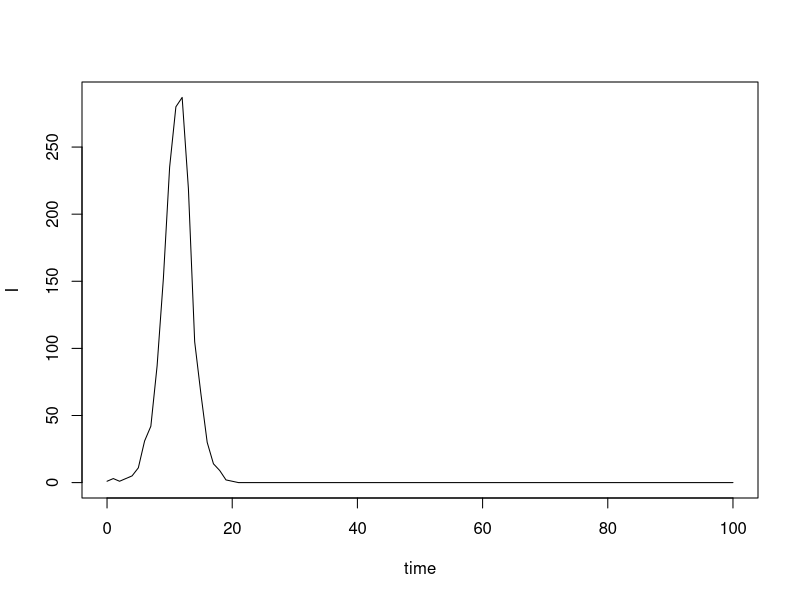
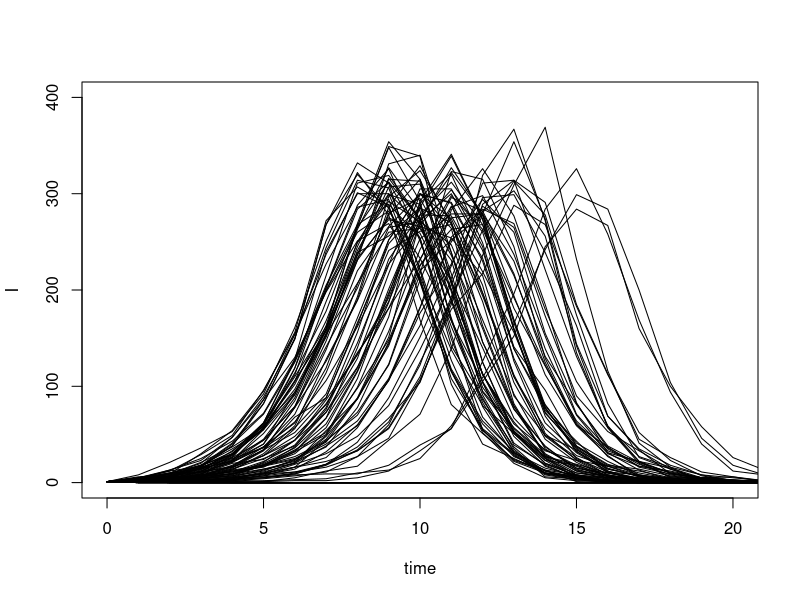
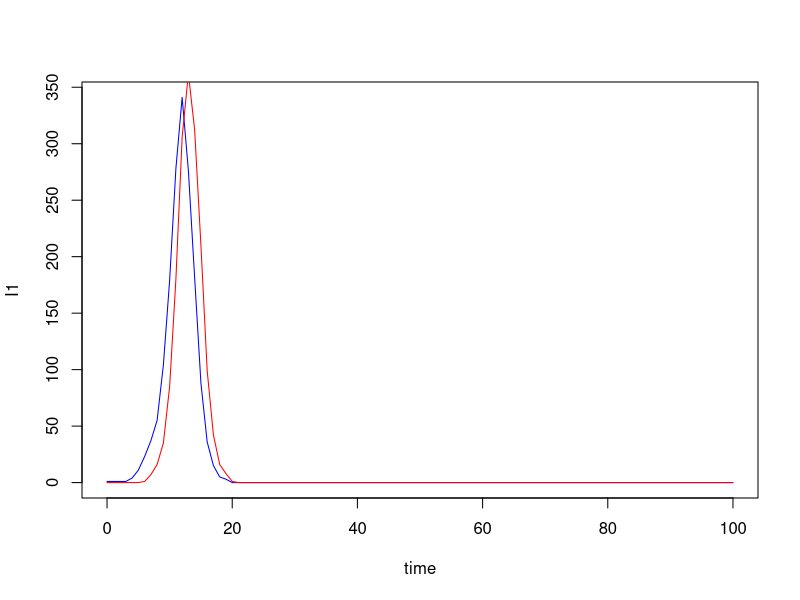
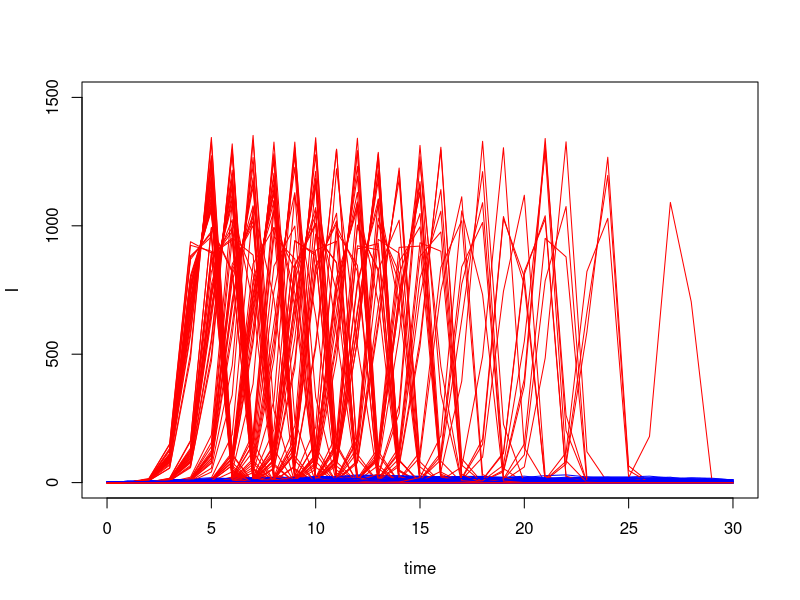
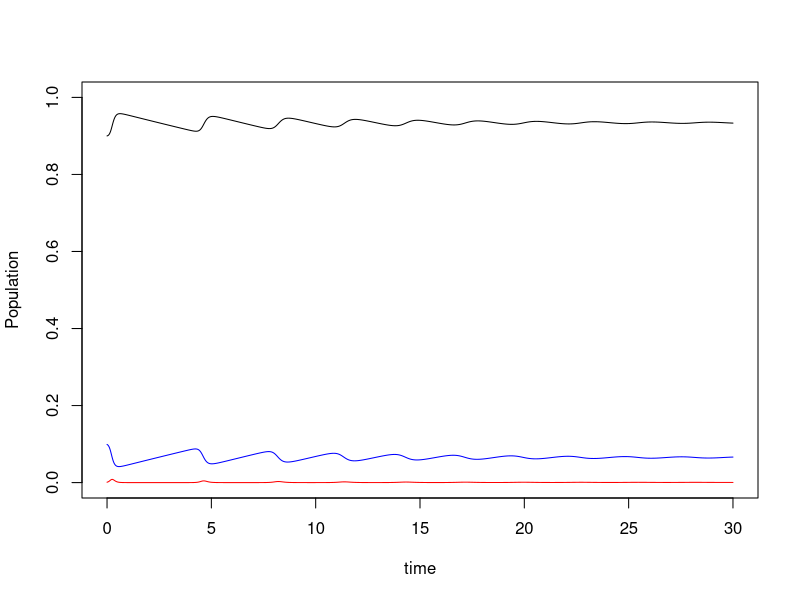
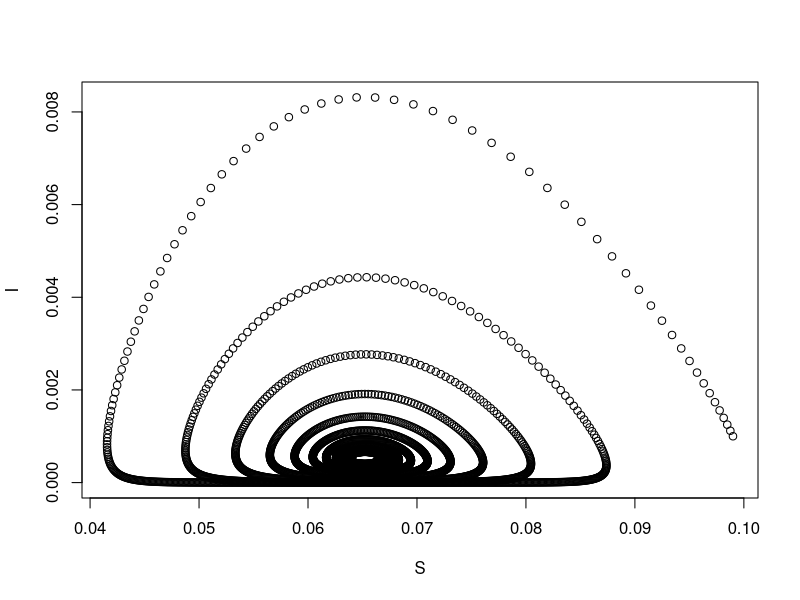

These charts were generated, in order, by the following R code:
## ---- chunk 1
state_0 <- c(S=2000, I=1) # do three things here.  I create an object (state_0), I make an object with two variables in it, and
state_0

my_parms <- c(beta=0.001)
my_parms 
## ---- chunk 2
binomial_chain_step = function(state, parameters) {
  S = state["S"]
  I = state["I"]
  beta = parameters["beta"]
  I_next = rbinom(n = 1, size = S, prob = 1 - exp(-beta*I))
  S_next = S - I_next
  state_next = c(S = S_next, I = I_next)
  return(state_next)
}
## ---- chunk 3
binomial_chain_step(state_0, my_parms)
## ---- chunk 4
binomial_chain_simulate = function(state, parameters, n_steps) {
  output = matrix(nrow = n_steps + 1, ncol = 3)
  output[1,1] = 0
  output[1,2] = state["S"]
  output[1,3] = state["I"]
  colnames(output) <- c("time", "S", "I")
  for (step in 1:n_steps) {
    output[step + 1, 1] = step
    output[step + 1, 2:3] = binomial_chain_step(output[step, 2:3], parameters)
  }
  return(output)
}
## ---- chunk 5
binomial_chain_simulate(state_0, my_parms, 10)
results <- binomial_chain_simulate(state_0, my_parms, 100)
## ---- chunk 6
plot(I~time, data=results, type="l")
## ---- chunk 7
n_sims <- 100
n_step <- 30
results_all <- list()
for (k in 1:n_sims) {
  results_all[[k]] <- binomial_chain_simulate(state_0,my_parms, n_step)
}

## ---- chunk 8
plot(c(0,20),c(0,400),type="n",xlab="time",ylab="I")
for (k in 1:n_sims) {
  lines(I~time, data = results_all[[k]], type="l")
}
## ---- chunk 9
state2_0 = c(S1 = 2000, I1 = 1, S2 = 2000, I2 = 0)
parameters2 = c(beta1 = 0.001, beta2 = 0.001, beta12 = 0.0001)
## ---- chunk 10
binomial_chain_step2 = function(state, parameters) {
  S1 = state["S1"]
  S2 = state["S2"]
  I1 = state["I1"]
  I2 = state["I2"]
  beta1 = parameters["beta1"]
  beta2 = parameters["beta2"]
  beta12 = parameters["beta12"]
  I1_next = rbinom(n = 1, size = S1, prob= 1 -exp(-beta1 * I1))
  S1_next = S1 - I1_next
  I2_next = rbinom(n = 1, size = S2, prob = 1 - exp(-(beta2 * I2 + beta12 * I1)))
  S2_next = S2 - I2_next
  return(c(S1_next, I1_next, S2_next, I2_next))
}
## ---- chunk 11
binomial_chain_step2(state2_0, parameters2)
## ---- chunk 12
binomial_chain_simulate2 = function(state, parameters, n_steps) {
  output = matrix(nrow = n_steps + 1, ncol = 5)
  colnames(output) <- c("time", "S1", "I1", "S2", "I2")
  output[1,1] <- 0
  output[1, 2:5] <- state
  for (step in 1:n_steps) {
    output[step + 1, 1] <- step
    output[step +1, 2:5] <- binomial_chain_step2(output[step, 2:5], parameters)
  }
  return(output)
}
## ---- chunk 13
binomial_chain_simulate2(state2_0, parameters2, 100)
results2 <- binomial_chain_simulate2(state2_0, parameters2, 100)
## ---- chunk 14
plot(I1~time, data = results2, type="l", col="blue")
lines(I2~time, data= results2, type="l", col="red")
## ---- chunk 15
n_sims = 1000
n_steps = 30

state2_0 = c(S1 = 2000, I1 = 1, S2 = 2000, I2 = 0)
parameters2 = c(beta1 = 0.0005, beta2 = 0.005, beta12 = 0.00001)
results_all2 = list()
for (k in 1:n_sims) {
  results_all2[[k]] = binomial_chain_simulate2(state2_0, parameters2, n_steps)
}
## ---- chunk 16
plot(c(0,30), c(0,1500), type="n", xlab="time", ylab="I")
for (k in 1:n_sims) {
  lines(I1~time, data=results_all2[[k]], type="l", col="blue")
  lines(I2~time, data=results_all2[[k]], type="l", col="red")
}

## ---- chunk 17
# When running the script on your computer, you may need to to run
# install.packages("deSolve")
# to install this package before proceeding
library(deSolve)
## ---- chunk 18
sir_diff_eqs <- function (time, state, parameters) {
  ## first extract the state variables
  S <- state["S"]
  I <- state["I"]
  R <- state["R"]
  N <- S+I+R
  ## now extract the parameters
  beta <-  parameters["beta"]
  gamma <- parameters["gamma"]
  mu <-    parameters["mu"]
  B <-     parameters["B"]
  ## now code the model equations
  dSdt <- B-beta*S*I/N-mu*S
  dIdt <- beta*S*I/N-(mu+gamma)*I
  dRdt <- gamma*I-mu*R
  ## combine results into a single vector
  derivs <- list(c(dSdt,dIdt,dRdt))
  ## return result as a list!
  return(derivs)   
}
## ---- chunk 19
R0 <- function(parameters) {
  R0 = parameters["beta"] /
         (parameters["mu"]+parameters["gamma"])
}
## ---- chunk 20
times <- seq(0,30,by=1/120)
parameters  <- c(B=1/70,mu=1/70,N=1,beta=400,gamma=365/14)
state_0 <- c(S=1-0.001-0.9,I=0.001,R=0.9)
## ---- chunk 21
out <- ode(state_0,times,sir_diff_eqs,parameters)
## ---- chunk 22
plot(R~time,data=out,type='l', ylim=c(0,1), ylab="Population")
lines(I~time,data=out,type='l',col='red'); par(new=TRUE)
lines(S~time,data=out,type='l',  col='blue')
## ---- chunk 23
plot(I~S,data=out) #,type='b',log='xy',yaxt='n',xlab='S',cex=0.5)
